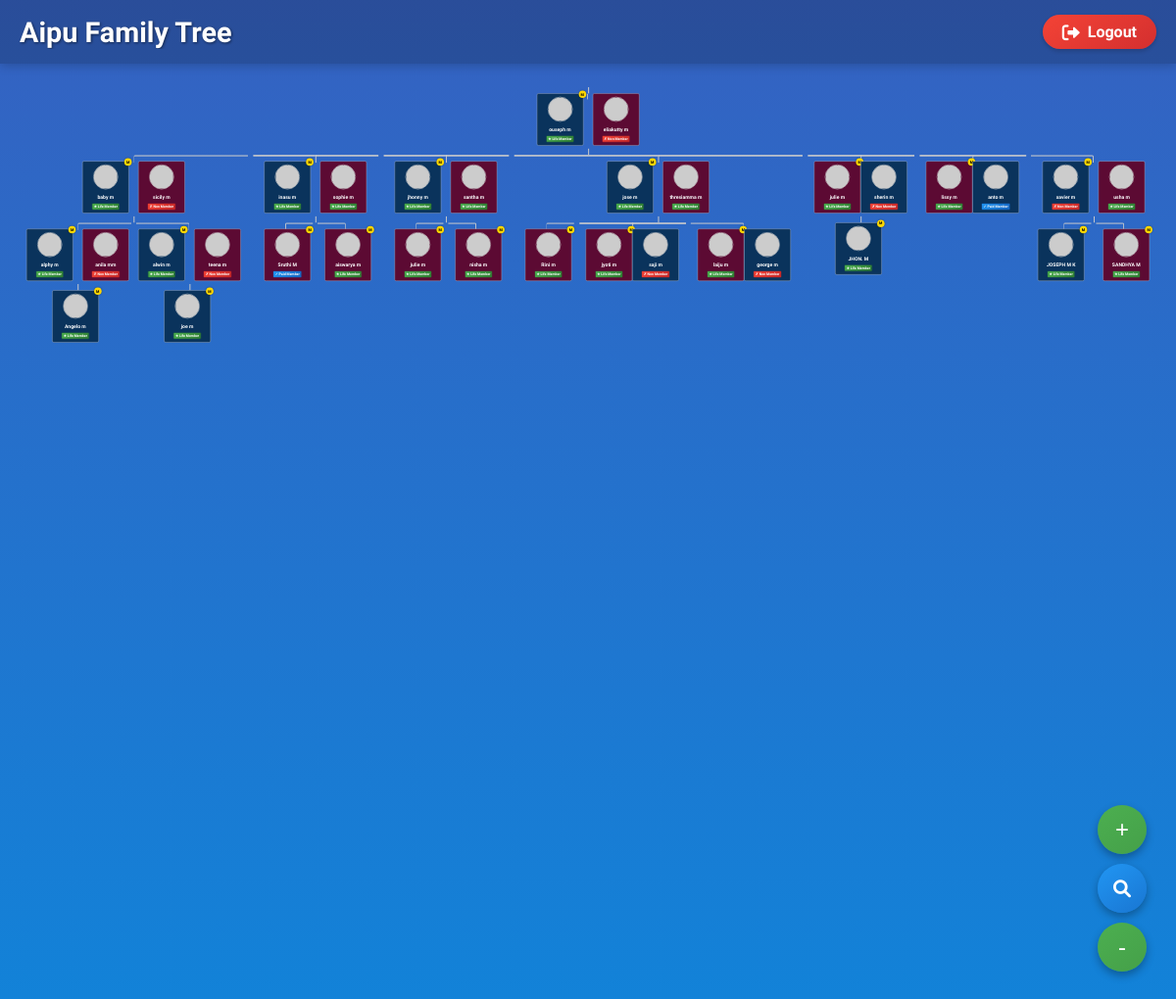
/aipu/185/, run on the app's committed database.
### family/models.py (models this page shows, shortened)
class BaseFamilyMember(MPTTModel):
    GENDER_CHOICES = (
        ('M', 'Male'),
        ('F', 'Female'),
        ('O', 'Other'),
    )
    MEMBERSHIP_CATEGORIES = (
        ('LM', 'Life Member'),
        ('PM', 'Paid Member'),
        ('NM', 'Non Member'),
    )
    first_name = models.CharField(max_length=100)
    last_name = models.CharField(max_length=100)
    gender = models.CharField(max_length=1, choices=GENDER_CHOICES, default='M')
    date_of_birth = models.DateField(null=True, blank=True)
    place_of_birth = models.CharField(max_length=255, blank=True, null=True)
    baptism_date = models.DateField(null=True, blank=True)
    baptism_place = models.CharField(max_length=255, blank=True, null=True)
    communion_date = models.DateField(null=True, blank=True)
    communion_place = models.CharField(max_length=255, blank=True, null=True)
    marriage_date = models.DateField(null=True, blank=True)
    marriage_place = models.CharField(max_length=255, blank=True, null=True)
    date_of_death = models.DateField(null=True, blank=True)
    place_of_death = models.CharField(max_length=255, blank=True, null=True)
    burial_place = models.CharField(max_length=255, blank=True, null=True)
    cause_of_death = models.CharField(max_length=255, blank=True, null=True)
    mobile_number = models.CharField(max_length=20, blank=True, null=True)
    email = models.EmailField(blank=True, null=True)
    education = models.CharField(max_length=255, blank=True, null=True)
    employed = models.CharField(max_length=255, blank=True, null=True)
    blood_group = models.CharField(max_length=5, blank=True, null=True)
    photo = models.ImageField(upload_to='members/', null=True, blank=True)
    family_photo = models.ImageField(upload_to='family-photo/', null=True, blank=True)
    membership_category = models.CharField(
        max_length=2,
        choices=MEMBERSHIP_CATEGORIES,
        default='NM'
    )
    membership_number = models.CharField(
        max_length=20,
        blank=True,
        null=True,
        unique=True,
        help_text="Auto-generated with category prefix"
    )
    date_updated = models.DateTimeField(auto_now=True)
    parent = TreeForeignKey(
        'self',
        on_delete=models.CASCADE,
        null=True,
        blank=True,
        related_name='children'
    )
    spouses = models.ManyToManyField('self', symmetrical=True, blank=True)
    class MPTTMeta:
        order_insertion_by = ['first_name']
    class Meta:
        abstract = True

class AipuFamily(BaseFamilyMember):
    class Meta:
        verbose_name_plural = 'Aipu Family Members'
        ordering = ['first_name', 'last_name']

### family/views.py (the view)
# urls.py: path('aipu/', views.family_tree, name='aipu-family'),
def family_tree(request, member_id=None):
    return generic_family_tree(request, AipuFamily, 'family1.html', member_id)

### family/views.py (called while the page is built)
def generic_family_tree(request, FamilyModel, template_name, member_id=None):
    if member_id is None:
        root_members = FamilyModel.objects.filter(parent__isnull=True).prefetch_related('spouses', 'children')
        if root_members.exists():
            member = root_members.first()
        else:
            member = FamilyModel.objects.first()
            if not member:
                return render(request, template_name, {'member': None, 'family_name': FamilyModel._meta.verbose_name_plural})
    else:
        member = get_object_or_404(FamilyModel.objects.prefetch_related('spouses', 'children'), pk=member_id)
    context = {
        'member': member,
        'family_name': FamilyModel._meta.verbose_name_plural,
    }
    return render(request, template_name, context)

### templates/family1.html (shortened to what this page needs)
{% load static %}
<!DOCTYPE html>
<html>
<head>
    <link rel="stylesheet" href="https://cdnjs.cloudflare.com/ajax/libs/font-awesome/6.0.0-beta3/css/all.min.css">
</head>
<body>
        <div class="header-container">
            <h1>Aipu Family Tree</h1>
            <a href="{% url 'logout' %}" class="logout-btn" style="text-decoration: none;">
                <i class="fas fa-sign-out-alt logout-icon"></i>
                Logout
            </a>
        </div>
    <div class="tree-wrapper">
        <div class="tree-container" id="treeContainer">
            <div class="tree">
                <ul>
                    {% include 'family1memb.html' with member=member is_main_member=True %}
                </ul>
            </div>
        </div>
    </div>
    <div class="zoom-controls">
        <button class="zoom-btn" onclick="zoomIn()">+</button>
        <button class="reset-zoom-btn" onclick="resetZoom()">
            <i class="fas fa-search"></i>
        </button>
        <button class="zoom-btn" onclick="zoomOut()">-</button>
    </div>
</body>
</html>

### templates/family1memb.html (shortened to what this page needs)
<li>
    <div class="member-container">
        <div class="member-couple">
            <div class="member-box
                        {% if member.gender == 'M' %}male{% elif member.gender == 'F' %}female{% endif %}"
                 data-member-id="{{ member.id }}" onclick="openModal({{ member.id }}, event)">
                {% if is_main_member %}
                    <div class="main-member-icon" title="Main Member">M</div>
                {% endif %}
                <div class="member-photo">
                    {% if member.photo %}
                        <img src="{{ member.photo.url }}" alt="{{ member.first_name }}">
                    {% else %}
                        <img src="https://via.placeholder.com/80?text=No+Photo" alt="No photo">
                    {% endif %}
                </div>
                <div class="member-info">
                    <div class="member-name">{{ member.first_name }} {{ member.last_name }}</div>
                    {% if member.membership_category %}
                        <div class="member-category
                                    {% if member.membership_category == 'LM' %}category-lm
                                    {% elif member.membership_category == 'PM' %}category-pm
                                    {% elif member.membership_category == 'NM' %}category-nm
                                    {% endif %}">
                        </div>
                    {% endif %}
                </div>
            </div>
            {% for spouse in member.spouses.all %}
                {% if spouse.id != member.id %}
                    <div class="member-box
                                {% if spouse.gender == 'M' %}male{% elif spouse.gender == 'F' %}female{% endif %}"
                         data-member-id="{{ spouse.id }}" onclick="openModal({{ spouse.id }}, event)">
                        <div class="member-photo">
                            {% if spouse.photo %}
                                <img src="{{ spouse.photo.url }}" alt="{{ spouse.first_name }}">
                            {% else %}
                                <img src="https://via.placeholder.com/80?text=No+Photo" alt="No photo">
                            {% endif %}
                        </div>
                        <div class="member-info">
                            <div class="member-name">{{ spouse.first_name }} {{ spouse.last_name }}</div>
                            {% if spouse.membership_category %}
                                <div class="member-category
                                            {% if spouse.membership_category == 'LM' %}category-lm
                                            {% elif spouse.membership_category == 'PM' %}category-pm
                                            {% elif spouse.membership_category == 'NM' %}category-nm
                                            {% endif %}">
                                </div>
                            {% endif %}
                        </div>
                    </div>
                {% endif %}
            {% endfor %}
        </div>
        {% if member.get_children %}
            <ul class="children-list">
                {% for child in member.get_children %}
                    {% include 'family1memb.html' with member=child %}
                {% endfor %}
            </ul>
        {% endif %}
    </div>
</li>

### data on the page
AipuFamily: first_name "ouseph", last_name "m"
AipuFamily: first_name "eliakutty", last_name "m"
AipuFamily: first_name "baby", last_name "m"
AipuFamily: first_name "sicily", last_name "m"
AipuFamily: first_name "alphy", last_name "m"
AipuFamily: first_name "anila", last_name "mm"
AipuFamily: first_name "Angelo", last_name "m"
AipuFamily: first_name "alwin", last_name "m"
AipuFamily: first_name "teena", last_name "m"
AipuFamily: first_name "joe", last_name "m"
AipuFamily: first_name "inasu", last_name "m"
AipuFamily: first_name "sophie", last_name "m"
AipuFamily: first_name "Sruthi", last_name "M"
AipuFamily: first_name "aiswarya", last_name "m"
AipuFamily: first_name "jhonny", last_name "m"
AipuFamily: first_name "santha", last_name "m"
AipuFamily: first_name "julie", last_name "m"
AipuFamily: first_name "nisha", last_name "m"
AipuFamily: first_name "jose", last_name "m"
AipuFamily: first_name "thresiamma", last_name "m"
AipuFamily: first_name "Rini", last_name "m"
AipuFamily: first_name "jyoti", last_name "m"
AipuFamily: first_name "saji", last_name "m"
AipuFamily: first_name "laiju", last_name "m"
AipuFamily: first_name "george", last_name "m"
AipuFamily: first_name "julie", last_name "m"
AipuFamily: first_name "sherin", last_name "m"
AipuFamily: first_name "JHON.", last_name "M"
AipuFamily: first_name "lissy", last_name "m"
AipuFamily: first_name "anto", last_name "m"
AipuFamily: first_name "xavier", last_name "m"
AipuFamily: first_name "usha", last_name "m"
AipuFamily: first_name "JOSEPH", last_name "M K"
AipuFamily: first_name "SANDHYA", last_name "M"
